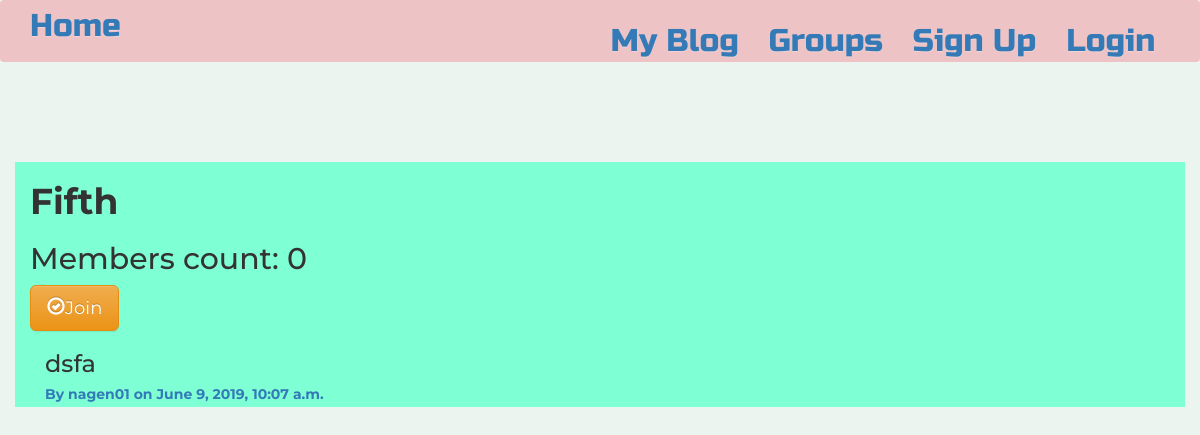
Page /groups/posts/in/fifth/ on the committed database.
### groups/models.py (models this page shows, shortened)
class Group(models.Model):
    name = models.CharField(max_length=255, unique=True)
    slug = models.SlugField(allow_unicode=True, unique=True)
    description = models.TextField(blank=True, default='')
    description_html = models.TextField(editable=False, default='', blank=True)
    members = models.ManyToManyField(User, through='GroupMember')
    class Meta:
        ordering = ['name']

### posts/models.py (models this page shows, shortened)
class Post(models.Model):
    user = models.ForeignKey(User, related_name='posts', on_delete=models.CASCADE)
    created_at = models.DateTimeField(auto_now=True)
    message = models.TextField()
    message_html = models.TextField(editable=False)
    group = models.ForeignKey(Group, related_name='posts', null=True, blank=True, on_delete=models.CASCADE)
    class Meta:
        ordering = ['-created_at']
        unique_together = ['user', 'message']

### groups/views.py (the view)
# urls.py: url(r'^posts/in/(?P<slug>[-\w]+)/$', views.SingleGroup.as_view(), name='single'),
class SingleGroup(generic.DetailView):
    model = Group

### groups/templates/groups/group_detail.html
{% extends 'groups/group_base.html' %}
{% block pregroup %}
    <h1><strong>{{group.name}}</strong></h1>
    <h2>Members count: {{group.members.count}}</h2>
    <div class="content">
        {% if user in group.members.all %}
            <a href="{% url 'groups:leave' slug=group.slug %}"
               class="btn btn-lg btn-fill btn-warning"><span
               class="glyphicon glyphicon-remove-circle"></span>Leave</a>
        {% else %}
            <a href="{% url 'groups:join' slug=group.slug %}"
               class="btn btn-lg btn-fill btn-warning"><span
               class="glyphicon glyphicon-ok-circle"></span>Join</a>
        {% endif %}
    </div>
{% endblock %}
{% block group_content %}
    <div class="col-md-8">
        {% if group.posts.count == 0 %}
            <h3>No posts in the group yet!</h3>
        {% else %}
            {% for post in group.posts.all %}
                {% include "posts/_post.html" %}
            {% endfor %}
        {% endif %}
    </div>
{% endblock %}

### posts/templates/posts/_post.html (shortened to what this page needs)
<div class="post media">
    <h3>{{ post.message_html|safe }}</h3>
    <div class="media-body">
        <h5 class="media-heading">
            <strong>
                <span>
                    <a href="{% url 'posts:for_user' username=post.user.username %}">By {{ post.user.username }}</a>
                </span>
                <time class="time">
                    <a href="{% url 'posts:single' username=post.user.username pk=post.pk %}">on {{ post.created_at }}</a>
                </time>
            </strong>
        </h5>
    </div>
</div>

### static/simplesocial/css/master.css (style rules this page uses)
body { background-color : #ecf4ef; }

### rows in the picture
Group: name "Fifth", members.count "0"
Post: message_html "dsfa", user.username "nagen01", created_at "June 9, 2019, 10:07 a.m."
